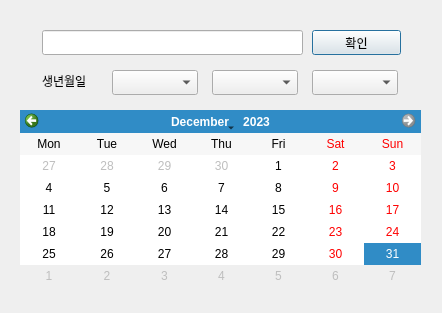
<?xml version="1.0" encoding="UTF-8"?>
<ui version="4.0">
 <class>Dialog</class>
 <widget class="QDialog" name="Dialog">
  <property name="geometry">
   <rect>
    <x>0</x>
    <y>0</y>
    <width>442</width>
    <height>313</height>
   </rect>
  </property>
  <property name="windowTitle">
   <string>Dialog</string>
  </property>
  <widget class="QLabel" name="label">
   <property name="geometry">
    <rect>
     <x>42</x>
     <y>70</y>
     <width>71</width>
     <height>21</height>
    </rect>
   </property>
   <property name="text">
    <string>생년월일</string>
   </property>
  </widget>
  <widget class="QLineEdit" name="lineEdit">
   <property name="geometry">
    <rect>
     <x>42</x>
     <y>30</y>
     <width>261</width>
     <height>25</height>
    </rect>
   </property>
   <property name="readOnly">
    <bool>true</bool>
   </property>
  </widget>
  <widget class="QComboBox" name="cbYear">
   <property name="geometry">
    <rect>
     <x>112</x>
     <y>70</y>
     <width>86</width>
     <height>25</height>
    </rect>
   </property>
  </widget>
  <widget class="QComboBox" name="cbMonth">
   <property name="geometry">
    <rect>
     <x>212</x>
     <y>70</y>
     <width>86</width>
     <height>25</height>
    </rect>
   </property>
  </widget>
  <widget class="QComboBox" name="cbDay">
   <property name="geometry">
    <rect>
     <x>312</x>
     <y>70</y>
     <width>86</width>
     <height>25</height>
    </rect>
   </property>
  </widget>
  <widget class="QPushButton" name="pushButton">
   <property name="geometry">
    <rect>
     <x>312</x>
     <y>30</y>
     <width>89</width>
     <height>25</height>
    </rect>
   </property>
   <property name="text">
    <string>확인</string>
   </property>
  </widget>
  <widget class="QCalendarWidget" name="calendarWidget">
   <property name="geometry">
    <rect>
     <x>20</x>
     <y>110</y>
     <width>401</width>
     <height>177</height>
    </rect>
   </property>
   <property name="minimumDate">
    <date>
     <year>1900</year>
     <month>1</month>
     <day>1</day>
    </date>
   </property>
   <property name="maximumDate">
    <date>
     <year>2023</year>
     <month>12</month>
     <day>31</day>
    </date>
   </property>
   <property name="firstDayOfWeek">
    <enum>Qt::Monday</enum>
   </property>
   <property name="gridVisible">
    <bool>false</bool>
   </property>
   <property name="horizontalHeaderFormat">
    <enum>QCalendarWidget::ShortDayNames</enum>
   </property>
   <property name="verticalHeaderFormat">
    <enum>QCalendarWidget::NoVerticalHeader</enum>
   </property>
   <property name="dateEditAcceptDelay">
    <number>1000</number>
   </property>
  </widget>
 </widget>
 <resources/>
 <connections/>
</ui>
